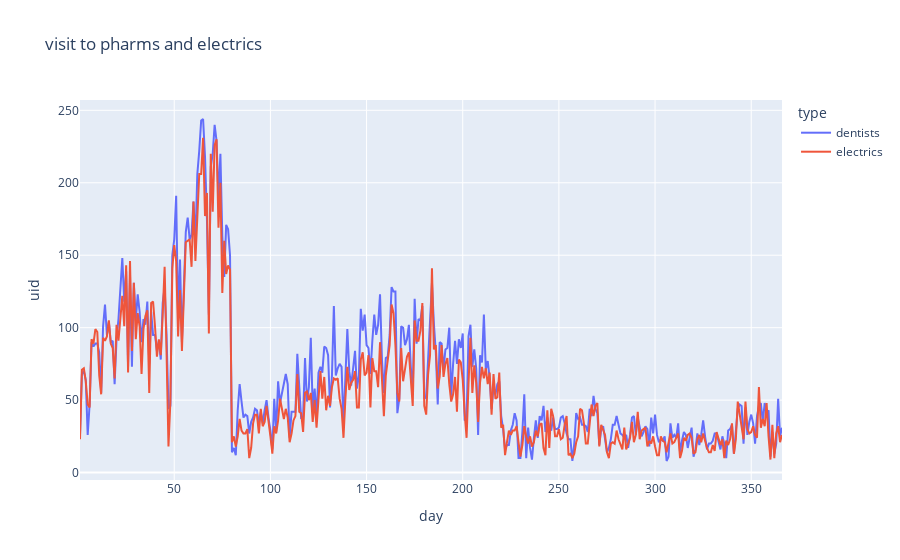

Source (notebook cell):
### Code cell
did=df1[df1['type'].isin([ 'dentists','electrics'])] # subset the data to only include experimental and control groups
px.line(did, x='day', y='uid', color='type', title="visit to pharms and electrics") # plot the visit over time

### Figure 1 — Plotly figure (JSON) as saved in the notebook; plotly's stock layout.template omitted (floating-point values rounded to 4 significant figures; data arrays with more than 128 entries replaced by an {"elided": "..."} marker saying what was removed)
{"data": [{"hovertemplate": "type=dentists<br>day=%{x}<br>uid=%{y}<extra></extra>", "legendgroup": "dentists", "line": {"color": "#636efa", "dash": "solid"}, "marker": {"symbol": "circle"}, "mode": "lines", "name": "dentists", "orientation": "v", "showlegend": true, "type": "scatter", "x": {"elided": "366 int values"}, "xaxis": "x", "y": {"elided": "366 int values"}, "yaxis": "y"}, {"hovertemplate": "type=electrics<br>day=%{x}<br>uid=%{y}<extra></extra>", "legendgroup": "electrics", "line": {"color": "#EF553B", "dash": "solid"}, "marker": {"symbol": "circle"}, "mode": "lines", "name": "electrics", "orientation": "v", "showlegend": true, "type": "scatter", "x": {"elided": "366 int values"}, "xaxis": "x", "y": {"elided": "366 int values"}, "yaxis": "y"}], "layout": {"legend": {"title": {"text": "type"}, "tracegroupgap": 0}, "title": {"text": "visit to pharms and electrics"}, "xaxis": {"anchor": "y", "domain": [0, 1], "title": {"text": "day"}}, "yaxis": {"anchor": "x", "domain": [0, 1], "title": {"text": "uid"}}}}
